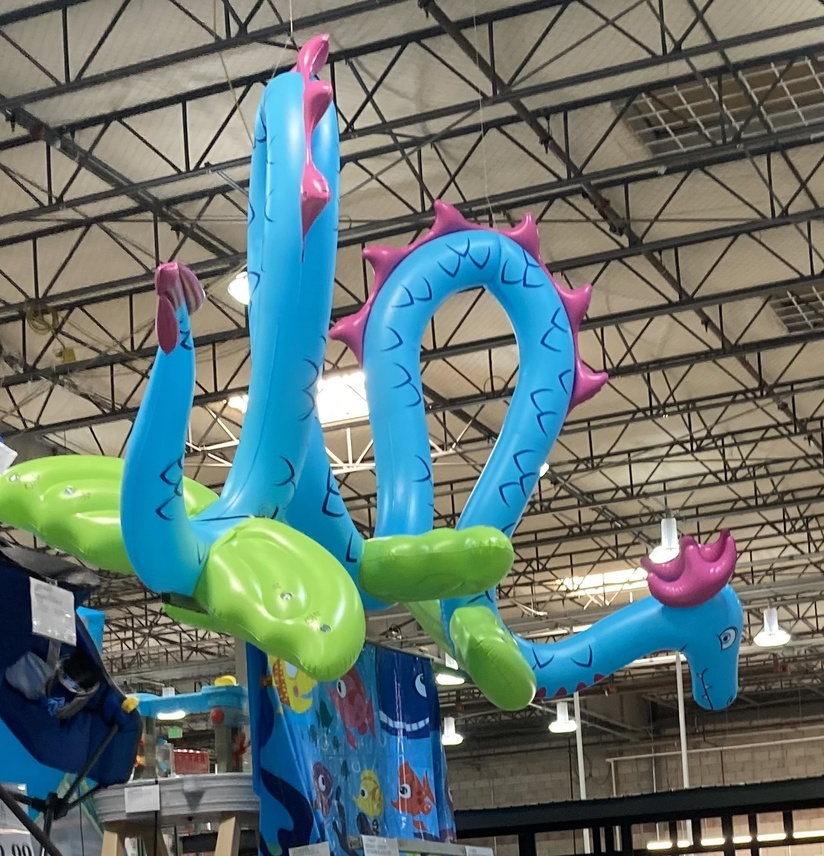
#> input picture PythonCS101/HW7.1EightColors/SeaDragon.jpg, 824 x 856 px, shrunk from 1423 x 1478 before the run, found by its file name
$ python pinkify.py
#> lines starting #> are read from the running program, lines starting #| are printed output that depends on the picture
#> further down, picture is the input picture: PIL image 824x856 RGB; mean R, G, B 100.9, 117.1, 112.9
# Betero Tiikana
# CS101

from PIL import Image
whitePinkList = []
def white2Pink(pic):
    pixelArray = pic.getdata()
    for p in pixelArray:
        if (200, 200, 200)<=p<=(255, 255, 255):
            newColor = (255, 175, 175)
        else:
            newColor = p

        whitePinkList.append(newColor)
#> this loop made 705344 passes
#> newColor on passes 1 to 12: (148, 144, 132), (146, 142, 130), (146, 142, 130), (147, 143, 131), (150, 146, 134), (151, 147, 135), (153, 147, 135), (152, 146, 134), (150, 144, 132), (153, 147, 135), (153, 147, 135), (154, 148, 136)
#> after the loop, whitePinkList = 705344 items
    pic.putdata(whitePinkList)
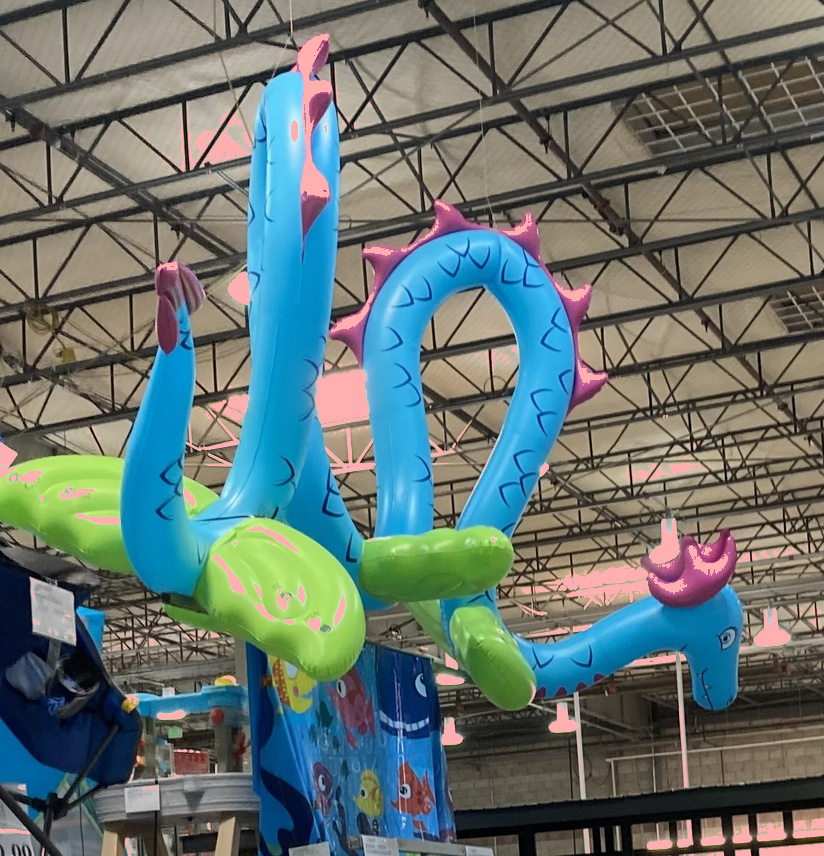
#> pic: PIL image 824x856 RGB; mean R, G, B 101.7, 115.9, 112
    pic.show()
picture = Image.open("seaDragon.jpg")
white2Pink(picture)
